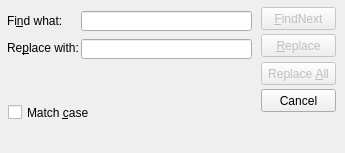
<?xml version="1.0" encoding="UTF-8"?>
<ui version="4.0">
 <class>FindAndReplace</class>
 <widget class="QDialog" name="FindAndReplace">
  <property name="geometry">
   <rect>
    <x>0</x>
    <y>0</y>
    <width>345</width>
    <height>153</height>
   </rect>
  </property>
  <property name="windowTitle">
   <string>Replace</string>
  </property>
  <widget class="QLabel" name="label">
   <property name="geometry">
    <rect>
     <x>7</x>
     <y>13</y>
     <width>61</width>
     <height>16</height>
    </rect>
   </property>
   <property name="text">
    <string>Fi&amp;nd what:</string>
   </property>
   <property name="buddy">
    <cstring>lineEdit</cstring>
   </property>
  </widget>
  <widget class="QLabel" name="label_2">
   <property name="geometry">
    <rect>
     <x>7</x>
     <y>40</y>
     <width>81</width>
     <height>16</height>
    </rect>
   </property>
   <property name="text">
    <string>Re&amp;place with:</string>
   </property>
   <property name="buddy">
    <cstring>lineEdit_2</cstring>
   </property>
  </widget>
  <widget class="QLineEdit" name="lineEdit">
   <property name="geometry">
    <rect>
     <x>81</x>
     <y>11</y>
     <width>171</width>
     <height>20</height>
    </rect>
   </property>
   <property name="text">
    <string/>
   </property>
   <property name="placeholderText">
    <string/>
   </property>
  </widget>
  <widget class="QLineEdit" name="lineEdit_2">
   <property name="geometry">
    <rect>
     <x>81</x>
     <y>39</y>
     <width>171</width>
     <height>20</height>
    </rect>
   </property>
  </widget>
  <widget class="QCheckBox" name="checkBox">
   <property name="geometry">
    <rect>
     <x>8</x>
     <y>104</y>
     <width>81</width>
     <height>17</height>
    </rect>
   </property>
   <property name="text">
    <string>Match &amp;case</string>
   </property>
  </widget>
  <widget class="QPushButton" name="FindNext">
   <property name="enabled">
    <bool>false</bool>
   </property>
   <property name="geometry">
    <rect>
     <x>261</x>
     <y>7</y>
     <width>75</width>
     <height>23</height>
    </rect>
   </property>
   <property name="text">
    <string>&amp;FindNext</string>
   </property>
  </widget>
  <widget class="QPushButton" name="Replace">
   <property name="enabled">
    <bool>false</bool>
   </property>
   <property name="geometry">
    <rect>
     <x>261</x>
     <y>34</y>
     <width>75</width>
     <height>23</height>
    </rect>
   </property>
   <property name="text">
    <string>&amp;Replace</string>
   </property>
  </widget>
  <widget class="QPushButton" name="ReplaceAll">
   <property name="enabled">
    <bool>false</bool>
   </property>
   <property name="geometry">
    <rect>
     <x>261</x>
     <y>62</y>
     <width>75</width>
     <height>23</height>
    </rect>
   </property>
   <property name="text">
    <string>Replace &amp;All</string>
   </property>
  </widget>
  <widget class="QPushButton" name="Cancel">
   <property name="geometry">
    <rect>
     <x>261</x>
     <y>89</y>
     <width>75</width>
     <height>23</height>
    </rect>
   </property>
   <property name="text">
    <string>Cancel</string>
   </property>
  </widget>
 </widget>
 <resources/>
 <connections>
  <connection>
   <sender>Cancel</sender>
   <signal>clicked()</signal>
   <receiver>FindAndReplace</receiver>
   <slot>reject()</slot>
   <hints>
    <hint type="sourcelabel">
     <x>298</x>
     <y>100</y>
    </hint>
    <hint type="destinationlabel">
     <x>172</x>
     <y>76</y>
    </hint>
   </hints>
  </connection>
 </connections>
</ui>
